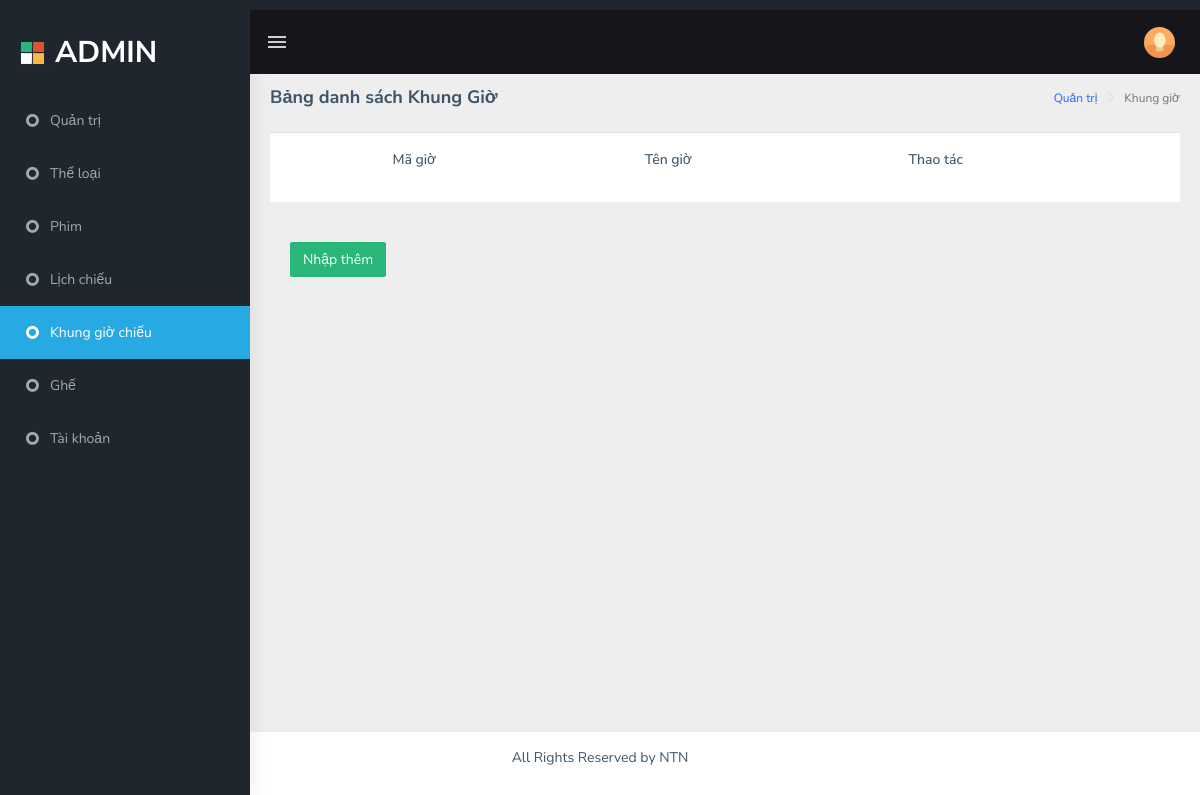
/admin/index.php?act=list_khunggio, run on an earlier commit of the app's database.
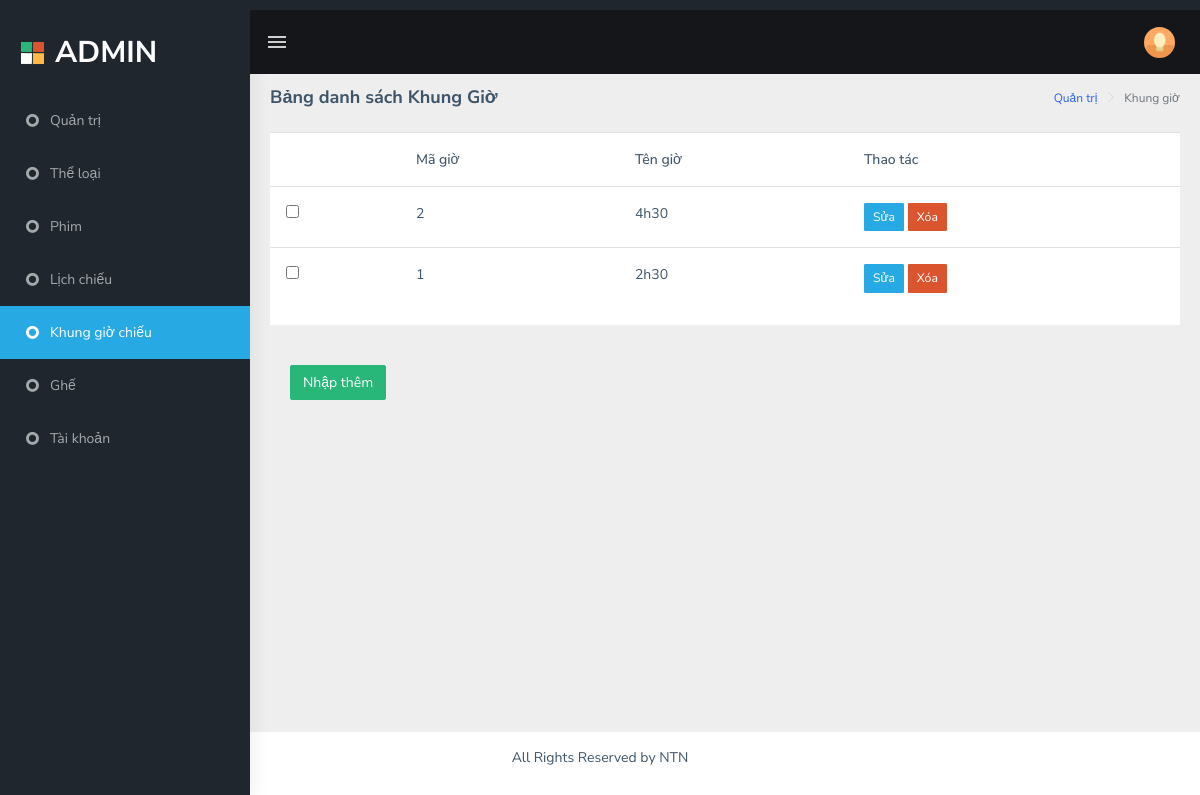
And on a later commit of the database.
### tables this page shows
CREATE TABLE `khung_gio_chieu` (
  `id` int(11) NOT NULL,
  `gio_bat_dau` varchar(200) NOT NULL
);

### admin/models/pdo.php (called while the page is built, shortened)
<?php
function pdo_get_connection(){
    $dburl = "mysql:host=localhost;dbname=duan11;charset=utf8";
    $username = 'root';
    $password = '';
    $conn = new PDO($dburl, $username, $password);
    $conn->setAttribute(PDO::ATTR_ERRMODE, PDO::ERRMODE_EXCEPTION);
    return $conn;
}
function pdo_query($sql){
    $sql_args = array_slice(func_get_args(), 1);
    try{
        $conn = pdo_get_connection();
        $stmt = $conn->prepare($sql);
        $stmt->execute($sql_args);
        $rows = $stmt->fetchAll();
        return $rows;
    }
    catch(PDOException $e){
        throw $e;
    }
    finally{
        unset($conn);
    }
}

### admin/models/khunggiochieu.php (called while the page is built, shortened)
<?php
        function loadall_khunggio(){
            $sql="SELECT * FROM khung_gio_chieu order by id desc";
            $listkhunggio = pdo_query($sql);
            return $listkhunggio;
        }
?>

### admin/khung_gio_chieu/list.php (the view)
<div class="page-wrapper">
            <div class="page-breadcrumb">
                <div class="row">
                    <div class="col-12 d-flex no-block align-items-center">
                        <h4 class="page-title">Bảng danh sách Khung Giờ</h4>
                        <div class="ml-auto text-right">
                            <nav aria-label="breadcrumb">
                                <ol class="breadcrumb">
                                    <li class="breadcrumb-item"><a href="#">Quản trị</a></li>
                                    <li class="breadcrumb-item active" aria-current="page">Khung giờ</li>
                                </ol>
                            </nav>
                        </div>
                    </div>
                </div>
            </div>
            <div class="container-fluid">
                <div class="row">
                    <div class="col-12">
                        <div class="card">
                            <table class="table">
                            <tr>
                                <th></th>
                                <th>Mã giờ</th>
                                <th>Tên giờ</th>
                                <th>Thao tác</th>
                            </tr>
                            <?php
                                foreach($listkhunggio as $khunggio){
                                    extract($khunggio);
                                    $suakg="index.php?act=suakg&id=".$id;
                                    $xoakg="index.php?act=xoakg&id=".$id;
                                    echo '<tr>
                                        <td><input type="checkbox" name="" id=""></td>
                                        <td>'.$id.'</td>
                                        <td>'.$gio_bat_dau.'</td>
                                        <td><a href="'.$suakg.'"><input type="button" class="btn btn-cyan btn-sm" value="Sửa"></a>
                                        <a onclick="'."return confirm('Bạn có muốn xóa?')".'" href="'.$xoakg.'"><input type="button" value="Xóa" class="btn btn-danger btn-sm"></a></td>
                                    </tr>
                                    ';
                                }
                            ?>
                            </table>
                        </div>
                        <div class="card-body">
                            <a href="index.php?act=add_khunggio"><input type="button"class="btn btn-success" value="Nhập thêm"></a>
                        </div>
                    </div>
                    </div>
                </div>
            </div>

### admin/view/layout/header.php (shortened to what this page needs)
<!DOCTYPE html>
<html dir="ltr" lang="en">
<head>
    <link href="assets/libs/flot/css/float-chart.css" rel="stylesheet">
    <link href="dist/css/style.min.css" rel="stylesheet">
</head>
<body>
    <div id="main-wrapper">
        <header class="topbar" data-navbarbg="skin5">
            <nav class="navbar top-navbar navbar-expand-md navbar-dark">
                <div class="navbar-header" data-logobg="skin5">
                    <a class="navbar-brand" href="index.html">
                        <b class="logo-icon p-l-10 p-t-20">
                            <img src="assets/images/logo-icon.png" alt="homepage" class="light-logo" />
                        </b>
                        <span class="logo-text h2 text-white p-t-30">
                            ADMIN
                        </span>
                    </a>
                </div>
                <div class="navbar-collapse collapse" id="navbarSupportedContent" data-navbarbg="skin5">
                    <ul class="navbar-nav float-left mr-auto">
                        <li class="nav-item d-none d-md-block"><a class="nav-link sidebartoggler waves-effect waves-light" href="javascript:void(0)" data-sidebartype="mini-sidebar"><i class="mdi mdi-menu font-24"></i></a></li>
                        <li class="nav-item dropdown">
                            <a class="nav-link dropdown-toggle" href="#" id="navbarDropdown" role="button" data-toggle="dropdown" aria-haspopup="true" aria-expanded="false">
                            </a>
                        </li>
                    </ul>
                    <ul class="navbar-nav float-right">
                        <li class="nav-item dropdown">
                            <a class="nav-link dropdown-toggle text-muted waves-effect waves-dark pro-pic" href="" data-toggle="dropdown" aria-haspopup="true" aria-expanded="false"><img src="assets/images/users/1.jpg" alt="user" class="rounded-circle" width="31"></a>
                        </li>
                    </ul>
                </div>
            </nav>
        </header>
        <aside class="left-sidebar" data-sidebarbg="skin5">
            <div class="scroll-sidebar">
                <nav class="sidebar-nav">
                    <ul id="sidebarnav" class="p-t-30">
                        <li class="sidebar-item"> <a class="sidebar-link waves-effect waves-dark sidebar-link" href="index.php" aria-expanded="false"><i class="fas fa-genderless"></i><span class="hide-menu">Quản trị</span></a></li>
                        <li class="sidebar-item"> <a class="sidebar-link waves-effect waves-dark sidebar-link" href="index.php?act=list_theloai" aria-expanded="false"><i class="fas fa-genderless"></i><span class="hide-menu">Thể loại</span></a></li>
                        <li class="sidebar-item"> <a class="sidebar-link waves-effect waves-dark sidebar-link" href="index.php?act=list_phim" aria-expanded="false"><i class="fas fa-genderless"></i><span class="hide-menu">Phim</span></a></li>
                        <li class="sidebar-item"> <a class="sidebar-link waves-effect waves-dark sidebar-link" href="index.php?act=list_lichchieu" aria-expanded="false"><i class="fas fa-genderless"></i><span class="hide-menu">Lịch chiếu</span></a></li>
                        <li class="sidebar-item"> <a class="sidebar-link waves-effect waves-dark sidebar-link" href="index.php?act=list_khunggio" aria-expanded="false"><i class="fas fa-genderless"></i><span class="hide-menu">Khung giờ chiếu</span></a></li>
                        <li class="sidebar-item"> <a class="sidebar-link waves-effect waves-dark sidebar-link" href="index.php?act=list_ghe" aria-expanded="false"><i class="fas fa-genderless"></i><span class="hide-menu">Ghế</span></a></li>
                        <li class="sidebar-item"> <a class="sidebar-link waves-effect waves-dark sidebar-link" href="index.php?act=list_taikhoan" aria-expanded="false"><i class="fas fa-genderless"></i><span class="hide-menu">Tài khoản</span></a></li>
                    </ul>
                </nav>
            </div>
        </aside>

### admin/index.php (shortened to what this page needs)
<?php
    include '../admin/view/layout/header.php';
    include "../admin/models/theloai.php";
    include "../admin/models/pdo.php";
    include "../admin/models/khunggiochieu.php";
    if(isset($_GET['act'])){
        $act=$_GET['act'];
        switch($act){
            case 'list_khunggio':
                $listkhunggio = loadall_khunggio();
                include "../admin/khung_gio_chieu/list.php";
                break;
        }
    }else{
        include '../admin/view/layout/home.php';
    }
    include '../admin/view/layout/footer.php';
?>

### admin/view/layout/footer.php (shortened to what this page needs)
        </div>
        <footer class="footer text-center">
                All Rights Reserved by NTN
        </footer>
</body>
</html>

What changed in the data, as far as the page shows it:
added khung_gio_chieu: id "2", gio_bat_dau "4h30"
added khung_gio_chieu: id "1", gio_bat_dau "2h30"
